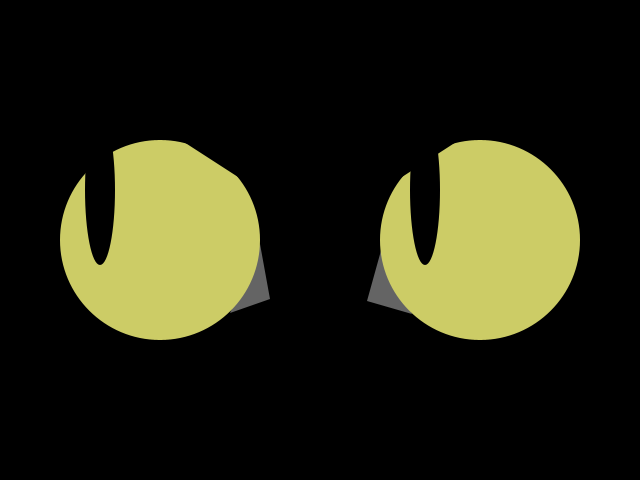
Frame 1 (no input)
Frame 60 (the mouse pressed at the canvas centre just before this capture): identical to frame 1, image omitted
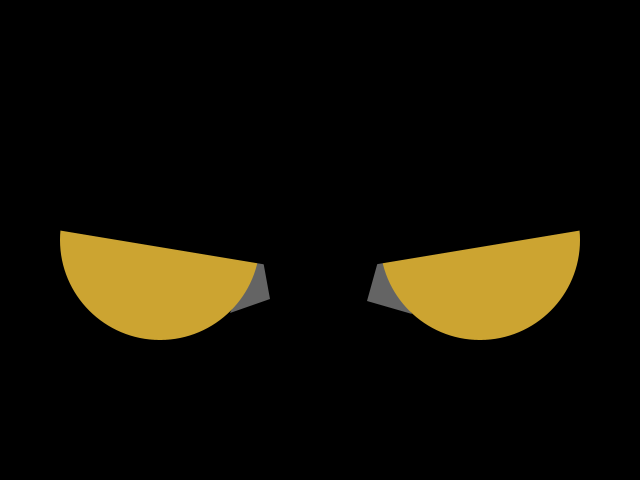
Frame 120 (the mouse held since frame 60 and released just before this capture)

The Processing sketch that drew these frames (run headless with seeded random() and noise(); from frame 60 on, the mouse is pressed at the canvas centre):

// Processing sketch: processing_13457
// ── processing_13457.pde



void setup() {
  size(640, 480);
  background(0);
  smooth();
 // noCursor();
  noStroke();
  fill(240);

}

void draw (){
  background(0);
  
    //eye corners
  fill(100);
  triangle(260, 244,   270, 299,   230, 313);
  triangle(382, 247,   367, 301,   412, 314);
  
  
  
  //eyeballs
 fill(204, 204- (mouseY/6), 102 -mouseX/6);
 ellipse (width/4, height/2, 200, 200);
  ellipse ((3*width)/4, height/2, 200, 200);
  
  
  //pupils
  /*  {
  float mx = constrain (mouseX, (width/4)-60, (width/4)+55);
  float my = constrain(mouseY, (height/2)-50, (height/2)+50);
  fill(153, 204, 0, 120);
  ellipse (mx, my, 150, 150);
  float mx2 = constrain (mouseX, ((width/4)*3)-55, ((width/4)*3)+60);
  float my2 = constrain(mouseY, (height/2)-50, (height/2)+50);
  fill(153, 204, 0, 120);
  ellipse (mx2, my2, 150, 150);
  }*/
  fill(0);
  if (mousePressed==false)
  {
  float mx = constrain (mouseX, (width/4)-60, (width/4)+55);
  float my = constrain(mouseY, (height/2)-50, (height/2)+50);
  fill(0);
  ellipse (mx, my, 30, 150);
  float mx2 = constrain (mouseX, ((width/4)*3)-55, ((width/4)*3)+60);
  float my2 = constrain(mouseY, (height/2)-50, (height/2)+50);
  fill(0);
  ellipse (mx2, my2, 30, 150);
  }
 if (mousePressed==true)
 {
   if (mouseButton==LEFT){
  float mx = constrain (mouseX, (width/4)-60, (width/4)+55);
  float my = constrain(mouseY, (height/2)-50, (height/2)+50);
       fill(0);
  ellipse (mx, my, 10, 150);
  float mx2 = constrain (mouseX, ((width/4)*3)-55, ((width/4)*3)+60);
  float my2 = constrain(mouseY, (height/2)-50, (height/2)+50);
  fill(0);
  ellipse (mx2, my2, 10, 150);
   }
   }   if (mouseButton==RIGHT){
        float mx = constrain (mouseX, (width/4)-60, (width/4)+35);
  float my = constrain(mouseY, (height/2)-50, (height/2)+50);
       fill(0);
  ellipse (mx, my, 70, 150);
  float mx2 = constrain (mouseX, ((width/4)*3)-35, ((width/4)*3)+60);
  float my2 = constrain(mouseY, (height/2)-40, (height/2)+50);
  fill(0);
  ellipse (mx2, my2, 70, 150);
    }

  


fill(0);
quad(354, mouseY/4+ 208,   354, 0,   583, 0,    583, mouseY/4 +60);
  quad(286, mouseY/4+ 208,   286, 0,   57, 0,    57, mouseY/4 +60);
  
  println (mouseX + "," + mouseY);
  
 
  if (mousePressed==true){
    if (mouseX<340 && mouseX >140){
    fill(0);
quad(354, mouseY/4+ 208,   354, 0,   583, 0,    583, mouseY/2 +110);
  quad(286, mouseY/4+ 208,   286, 0,   57, 0,    57, mouseY/2 +110);
    }
  }
  
}
